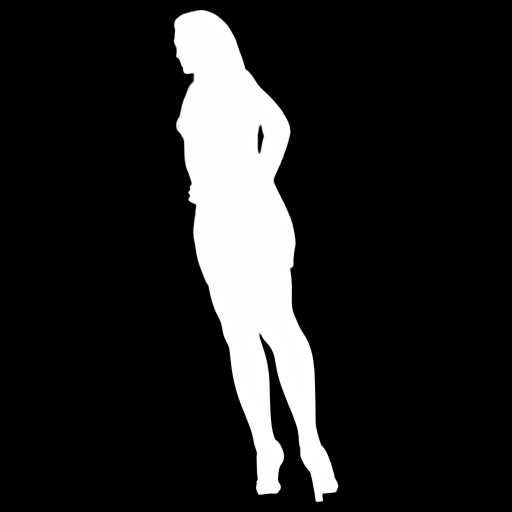
#> input picture docs/verification/qwen-image-20261119/Q1/px/foreground.png, 1024 x 1024 px (shown at 1/2 size)
$ python -i faces.py   (imports and definitions only)
#> lines starting #> are read from the running program, lines starting #| are printed output that depends on the picture; after the words box and inside, x2 and y2 are one past the last pixel; in counts of white or black regions, pixels touching at a corner belong together
#> further down, picture is the input picture: shape (1024, 1024, 3); min 0, max 255, mean 35.2
"""Foreground-aware registration and byte-preserving replacement of one Box face."""
from pathlib import Path
import hashlib
import json
import os
import shutil
import tempfile

import numpy as np
from PIL import Image
from scipy import ndimage, optimize

from . import store, multiview

SLUGS = dict(zip(store.FACES, ('px', 'nx', 'py', 'ny', 'pz', 'nz')))
MASK_MODES = ['rgba', 'foreground', 'load_image', 'opaque']


# [4 lines left out: function array, not called in this run]


def flat_background_alpha(rgb):
    """Recover opaque outlined subjects on solid paper from one RGB image."""
    border = np.concatenate((rgb[0], rgb[-1], rgb[:, 0], rgb[:, -1]))
    paper = np.median(border, axis=0)
#> paper = [0, 0, 0]
    border_diff = np.max(np.abs(border - paper), axis=-1)
#> border_diff = 4096 values from 0 to 0
    if np.quantile(border_diff, 0.75) > 12 / 255:
        raise ValueError('Flat background needs a mostly uniform image border. Use foreground for photographs.')
    # Ignore slight paper/JPEG variation. Close one-pixel breaks in an ink outline
    # before filling enclosed regions such as a pale flag or shoe.
    tolerance = max(8 / 255, float(np.quantile(border_diff, 0.75)) * 2)
#> tolerance = 0.0314
    ink = np.max(np.abs(rgb - paper), axis=-1) > tolerance
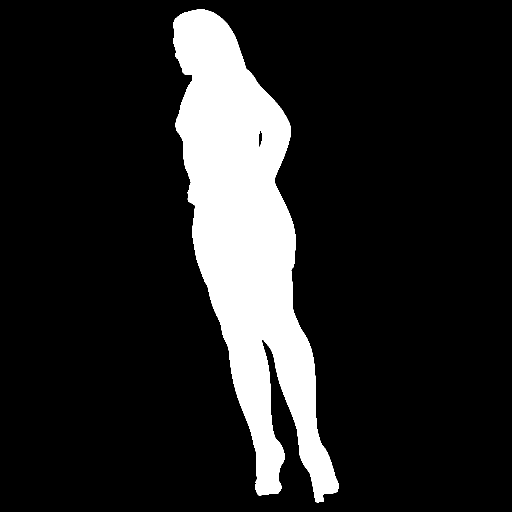
#> ink: shape (1024, 1024) bool (shown at 1/2 size); 14.3% white; 1 white region, box (x1, y1, x2, y2) and area: (346, 19, 678, 1005) 150293
    closed = ndimage.binary_closing(np.pad(ink, 2, mode='edge'))[2:-2, 2:-2]
#> closed: shape (1024, 1024) bool; 14.3% white; 1 white region, box (x1, y1, x2, y2) and area: (346, 19, 678, 1005) 150310
    filled = ndimage.binary_fill_holes(closed)
#> filled: shape (1024, 1024) bool; 14.4% white; 1 white region, box (x1, y1, x2, y2) and area: (346, 19, 678, 1005) 150477
    labels, _ = ndimage.label(filled)
    sizes = np.bincount(labels.ravel())
#> sizes = [898099, 150477]
    keep = sizes >= max(3, round(filled.size / 50_000))
#> keep = [True, True]
    keep[0] = False
    foreground = keep[labels]
    if not foreground.any():
        raise ValueError('No foreground outline found on the flat background.')
    return ndimage.gaussian_filter(foreground.astype(np.float32), 0.55)


# [40 lines left out: functions rgba, cache_dir, not called in this run]


def png(path, a):
    Image.fromarray(np.rint(np.clip(a, 0, 1) * 255).astype(np.uint8)).save(path)


# [7 lines left out: function save_view, not called in this run]


def resize(data, shape):
    # Filter premultiplied color to avoid importing undefined colors from transparent pixels.
    return np.stack([np.asarray(Image.fromarray(channel.astype(np.float32)).resize((shape[1], shape[0]), Image.Resampling.BILINEAR)) for channel in np.moveaxis(data, -1, 0)], axis=-1)


# [275 lines left out: functions bounds, scores, register_samples, silhouette_registration, align_one, align and 3 more, not called in this run]

>>> import cv2
>>> picture = cv2.imread('../docs/verification/qwen-image-20261119/Q1/px/foreground.png')
>>> result = flat_background_alpha(picture)
